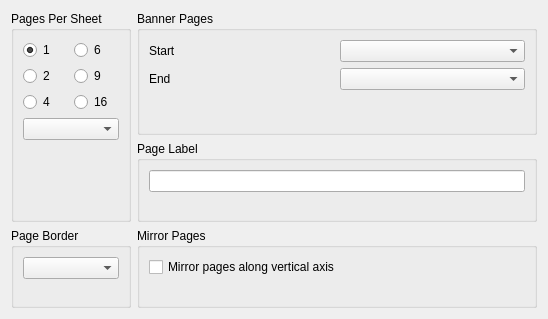
<ui version="4.0" >
 <class>KCupsOptionsPagesWidget</class>
 <widget class="QWidget" name="KCupsOptionsPagesWidget" >
  <property name="geometry" >
   <rect>
    <x>0</x>
    <y>0</y>
    <width>548</width>
    <height>319</height>
   </rect>
  </property>
  <property name="windowTitle" >
   <string>Pages</string>
  </property>
  <layout class="QGridLayout" name="gridLayout_7" >
   <item rowspan="2" row="0" column="0" >
    <widget class="KButtonGroup" name="pagesPerSheetButtonGroup" >
     <property name="title" >
      <string>Pages Per Sheet</string>
     </property>
     <layout class="QGridLayout" name="gridLayout" >
      <item row="0" column="0" >
       <widget class="QRadioButton" name="oneUpRadioButton" >
        <property name="text" >
         <string>1</string>
        </property>
        <property name="checked" >
         <bool>true</bool>
        </property>
       </widget>
      </item>
      <item row="0" column="1" >
       <widget class="QRadioButton" name="sixUpRadioButton" >
        <property name="text" >
         <string>6</string>
        </property>
       </widget>
      </item>
      <item row="1" column="0" >
       <widget class="QRadioButton" name="twoUpRadioButton" >
        <property name="text" >
         <string>2</string>
        </property>
       </widget>
      </item>
      <item row="1" column="1" >
       <widget class="QRadioButton" name="nineUpRadioButton" >
        <property name="text" >
         <string>9</string>
        </property>
       </widget>
      </item>
      <item row="2" column="0" >
       <widget class="QRadioButton" name="fourUpRadioButton" >
        <property name="text" >
         <string>4</string>
        </property>
       </widget>
      </item>
      <item row="2" column="1" >
       <widget class="QRadioButton" name="sixteenUpRadioButton" >
        <property name="text" >
         <string>16</string>
        </property>
       </widget>
      </item>
      <item row="3" column="0" colspan="2" >
       <widget class="KComboBox" name="pagesPerSheetLayoutCombo" />
      </item>
      <item row="4" column="0" colspan="2" >
       <spacer name="verticalSpacer_2" >
        <property name="orientation" >
         <enum>Qt::Vertical</enum>
        </property>
        <property name="sizeHint" stdset="0" >
         <size>
          <width>20</width>
          <height>25</height>
         </size>
        </property>
       </spacer>
      </item>
     </layout>
    </widget>
   </item>
   <item row="0" column="1" >
    <widget class="QGroupBox" name="bannerPagesGroupBox" >
     <property name="title" >
      <string>Banner Pages</string>
     </property>
     <layout class="QGridLayout" name="gridLayout_3" >
      <item row="0" column="0" >
       <widget class="QLabel" name="startBannerLabel" >
        <property name="text" >
         <string>Start</string>
        </property>
       </widget>
      </item>
      <item row="0" column="1" >
       <widget class="KComboBox" name="startBannerPageCombo" />
      </item>
      <item row="1" column="0" >
       <widget class="QLabel" name="endBannerLabel" >
        <property name="text" >
         <string>End</string>
        </property>
       </widget>
      </item>
      <item row="1" column="1" >
       <widget class="KComboBox" name="endBannerPageCombo" />
      </item>
      <item row="2" column="0" colspan="2" >
       <spacer name="verticalSpacer" >
        <property name="orientation" >
         <enum>Qt::Vertical</enum>
        </property>
        <property name="sizeHint" stdset="0" >
         <size>
          <width>20</width>
          <height>33</height>
         </size>
        </property>
       </spacer>
      </item>
     </layout>
    </widget>
   </item>
   <item row="1" column="1" >
    <widget class="QGroupBox" name="pageLabelGroupBox" >
     <property name="title" >
      <string>Page Label</string>
     </property>
     <layout class="QGridLayout" name="gridLayout_6" >
      <item row="0" column="0" >
       <widget class="KLineEdit" name="pageLabelLineEdit" />
      </item>
      <item row="1" column="0" >
       <spacer name="verticalSpacer_5" >
        <property name="orientation" >
         <enum>Qt::Vertical</enum>
        </property>
        <property name="sizeHint" stdset="0" >
         <size>
          <width>20</width>
          <height>11</height>
         </size>
        </property>
       </spacer>
      </item>
     </layout>
    </widget>
   </item>
   <item row="2" column="0" >
    <widget class="QGroupBox" name="groupBox" >
     <property name="title" >
      <string>Page Border</string>
     </property>
     <layout class="QGridLayout" name="gridLayout_5" >
      <item row="0" column="0" >
       <widget class="KComboBox" name="pageBorderCombo" />
      </item>
      <item row="1" column="0" >
       <spacer name="verticalSpacer_4" >
        <property name="orientation" >
         <enum>Qt::Vertical</enum>
        </property>
        <property name="sizeHint" stdset="0" >
         <size>
          <width>20</width>
          <height>2</height>
         </size>
        </property>
       </spacer>
      </item>
     </layout>
    </widget>
   </item>
   <item row="2" column="1" >
    <widget class="QGroupBox" name="mirrorPagesGroupBox" >
     <property name="title" >
      <string>Mirror Pages</string>
     </property>
     <layout class="QGridLayout" name="gridLayout_4" >
      <item row="0" column="0" >
       <widget class="QCheckBox" name="mirrorPagesCheckBox" >
        <property name="text" >
         <string>Mirror pages along vertical axis</string>
        </property>
       </widget>
      </item>
      <item row="1" column="0" >
       <spacer name="verticalSpacer_3" >
        <property name="orientation" >
         <enum>Qt::Vertical</enum>
        </property>
        <property name="sizeHint" stdset="0" >
         <size>
          <width>20</width>
          <height>14</height>
         </size>
        </property>
       </spacer>
      </item>
     </layout>
    </widget>
   </item>
  </layout>
 </widget>
 <customwidgets>
  <customwidget>
   <class>KButtonGroup</class>
   <extends>QGroupBox</extends>
   <header>kbuttongroup.h</header>
   <container>1</container>
  </customwidget>
  <customwidget>
   <class>KComboBox</class>
   <extends>QComboBox</extends>
   <header>kcombobox.h</header>
  </customwidget>
  <customwidget>
   <class>KLineEdit</class>
   <extends>QLineEdit</extends>
   <header>klineedit.h</header>
  </customwidget>
 </customwidgets>
 <resources/>
 <connections/>
</ui>
